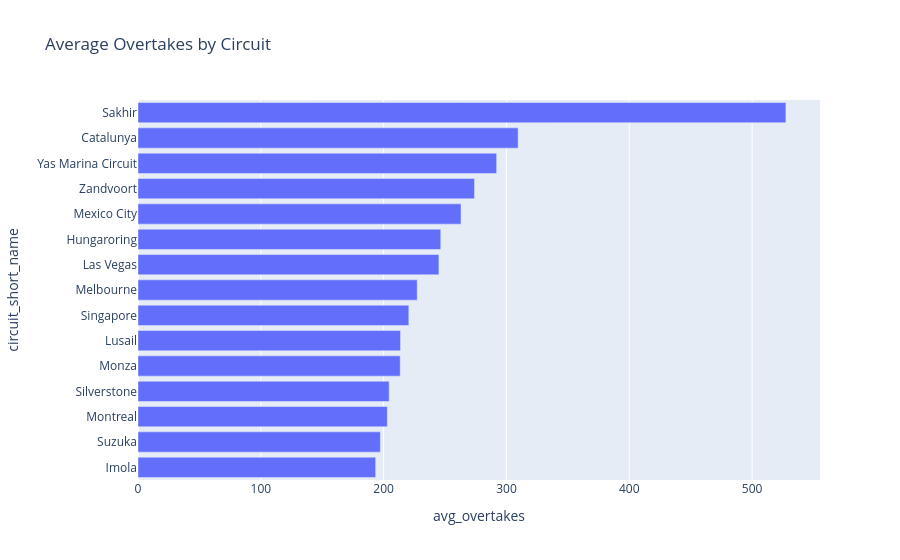

This figure's notebook cell:
### Code cell
fig = px.bar(
    circuit_overtakes.head(15).sort_values("avg_overtakes"),
    x="avg_overtakes",
    y="circuit_short_name",
    orientation="h",
    title="Average Overtakes by Circuit",
)
fig.write_html(OUTPUT_CHARTS / "circuit_overtakes.html", include_plotlyjs="cdn")
fig.show()

### Figure 1 — Plotly figure (JSON) as saved in the notebook; plotly's stock layout.template omitted (floating-point values rounded to 4 significant figures)
{"data": [{"hovertemplate": "avg_overtakes=%{x}<br>circuit_short_name=%{y}<extra></extra>", "legendgroup": "", "marker": {"color": "#636efa", "pattern": {"shape": ""}}, "name": "", "orientation": "h", "showlegend": false, "textposition": "auto", "type": "bar", "x": [193.5, 197.3, 203.0, 204.5, 213.5, 213.8, 220.5, 227.3, 245.0, 246.5, 263.0, 274.0, 292.0, 309.5, 527.5], "xaxis": "x", "y": ["Imola", "Suzuka", "Montreal", "Silverstone", "Monza", "Lusail", "Singapore", "Melbourne", "Las Vegas", "Hungaroring", "Mexico City", "Zandvoort", "Yas Marina Circuit", "Catalunya", "Sakhir"], "yaxis": "y"}], "layout": {"barmode": "relative", "legend": {"tracegroupgap": 0}, "title": {"text": "Average Overtakes by Circuit"}, "xaxis": {"anchor": "y", "domain": [0.0, 1.0], "title": {"text": "avg_overtakes"}}, "yaxis": {"anchor": "x", "domain": [0.0, 1.0], "title": {"text": "circuit_short_name"}}}}
